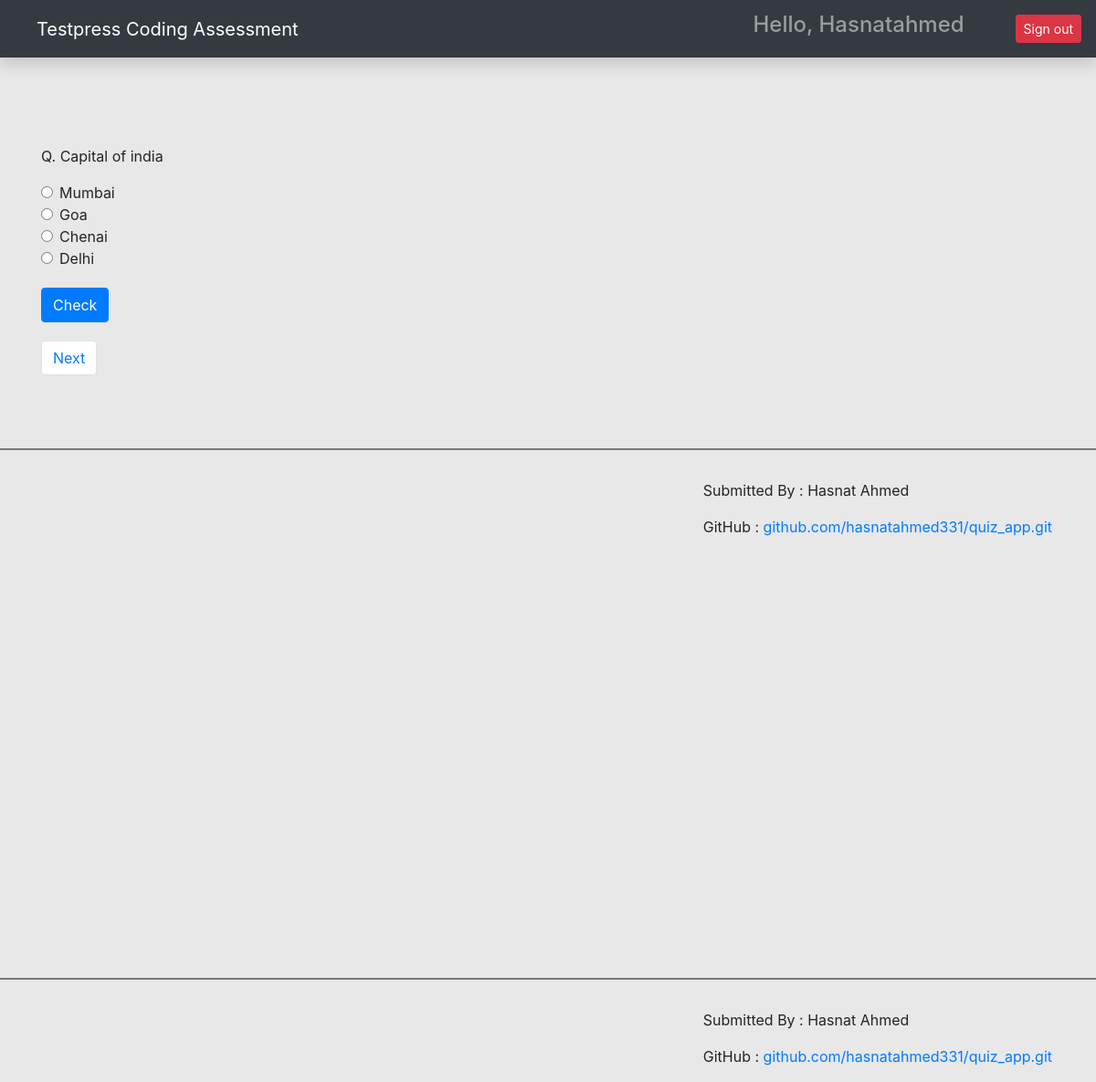
/category/1/ (signed in), run on the app's committed database.
### main/models.py (models this page shows, shortened)
class Question(models.Model):
    choice = models.ForeignKey(Category, on_delete=models.CASCADE)
    question = models.CharField(max_length=250)
    answer = models.CharField(max_length=100)
    option_one = models.CharField(max_length=100)
    option_two = models.CharField(max_length=100)
    option_three = models.CharField(max_length=100, blank=True)
    option_four = models.CharField(max_length=100, blank=True)
    created_at = models.DateTimeField(auto_now_add=True)
    updated_at = models.DateTimeField(auto_now=True)

### main/views.py (the view, shortened to what this page needs)
# urls.py: path('category/<int:pk>/', take_quiz, name='take_quiz'),
@login_required(login_url='/login/')
def take_quiz(request, pk):
    questions = Question.objects.filter(choice=pk).order_by('-created_at')
    paginator = Paginator(questions,1)
    page_number = request.GET.get('page')
    page_obj = Paginator.get_page(paginator, page_number)
    context = {'questions': questions, 'page_obj': page_obj,}
    if request.method == 'GET':
        request.session['previous_page'] = request.path_info + "?page=" + request.GET.get("page", '1')
        return render(request, 'quiz.html', context)

### main/templates/quiz.html (shortened to what this page needs)
{% extends 'base.html' %}
{% load static %}
{% block content %}
<div id="section1">
<div class="container mt-5 pt-5">
{% for question in page_obj %}
<form action="" method="post">
  <p>Q. {{question.question}}</p>
  <div class="form-check">
  <input class="form-check-input" type="radio" name="option" id="option_one" value="{{question.option_one}}">
    {{question.option_one}}
</div>
<div class="form-check">
  <input class="form-check-input" type="radio" name="option" id="option_two" value="{{question.option_two}}">
    {{question.option_two}}
</div>
<div class="form-check">
  <input class="form-check-input" type="radio" name="option" id="option_three" value="{{question.option_three}}">
    {{question.option_three}}
</div>
<div class="form-check lower-radio">
  <input class="form-check-input" type="radio" name="option" id="option_four" value="{{question.option_four}}">
    {{question.option_four}}
</div>
  <input class="btn btn-primary check-btn" type="submit" value="Check" id="check" onclick="displayRadioValue();"/>
</form>
</div>
{% endfor %}
<div class="container">
  <div class="pagination-btns">
    <ol class="pagination align-right mr-auto">
    {% if page_obj.has_next %}
      <li class="page-item">
        <a id="next-btn" class="page-link btn btn-success" href="?page={{ page_obj.next_page_number }}" onclick="handleNext(event)"  >Next</a>
      </li>
      {% endif %}
    </ol>
</div>
</div>
    <br><br>
<hr style="height:1px;color:gray;background-color:gray;">
<footer class="mr-lg-5 mt-3" style="float:right;">
  <p>Submitted By : Hasnat Ahmed</p>
  <p>GitHub : <a href="https://github.com/hasnatahmed331/quiz_app.git" target=_blank>github.com/hasnatahmed331/quiz_app.git</a></p>
</footer>
</div>
      <br><br><br><br><br><br>
<hr style="height:1px;color:gray;background-color:gray;">
<footer class="mr-lg-5 mt-3" style="float:right;">
  <p>Submitted By : Hasnat Ahmed</p>
  <p>GitHub : <a href="https://github.com/hasnatahmed331/quiz_app.git" target=_blank>github.com/hasnatahmed331/quiz_app.git</a></p>
</footer>
{% endblock content %}

### main/templates/base.html (shortened to what this page needs)
{% load static %}
<html lang="en">
  <head>
    <link href="{% static 'css/bootstrap.min.css'%}" rel="stylesheet" />
    <link href="{% static 'css/main.css'%}" rel="stylesheet" />
    <link
      rel="stylesheet"
      href="https://maxcdn.bootstrapcdn.com/bootstrap/4.0.0/css/bootstrap.min.css"
    />
    <link rel="stylesheet" href="{% static 'css/styles.css' %}">
  </head>
  <body>
    <nav
      class="navbar navbar-dark sticky-top bg-dark flex-md-nowrap p-0 shadow"
    >
      <a class="navbar-brand col-md-3 col-lg-2 me-0 px-3 ml-4" href="{% url 'index_page' %}"
        >Testpress Coding Assessment</a
      >
      <ul class="navbar-nav px-3" style="display: flex; flex-direction: row; align-items:center;">
      <li class="nav-item text-nowrap">
      <div href="" class="nav-link">
      <h4 class="text text-capitalize">
      Hello, {{request.user.username}}
      </h4>
      </div>
      </li>
        <li class="nav-item text-nowrap mt-3 ml-2">
          <form action="{% url 'logout' %}" method="post">
            <input class="btn btn-danger btn-sm ml-5" type="submit" value="Sign out">
          </form>
        </li>
      </ul>
    </nav>
    {% block content %}
    {% endblock content %}
  </body>
</html>

### main/static/css/styles.css (style rules this page uses)
body { overflow: hidden; background-color: #e8e8e8; }
.check-btn { margin-top: 10px; }
.pagination-btns { margin-top: 20px; }
.lower-radio { margin-bottom: 10px; }
#section1 { height: 100vh; }

### data on the page
Question: question "Capital of india", option_one "Mumbai", option_two "Goa", option_three "Chenai", option_four "Delhi"

### other printed values
{{ request.user.username }} "Hasnatahmed"
